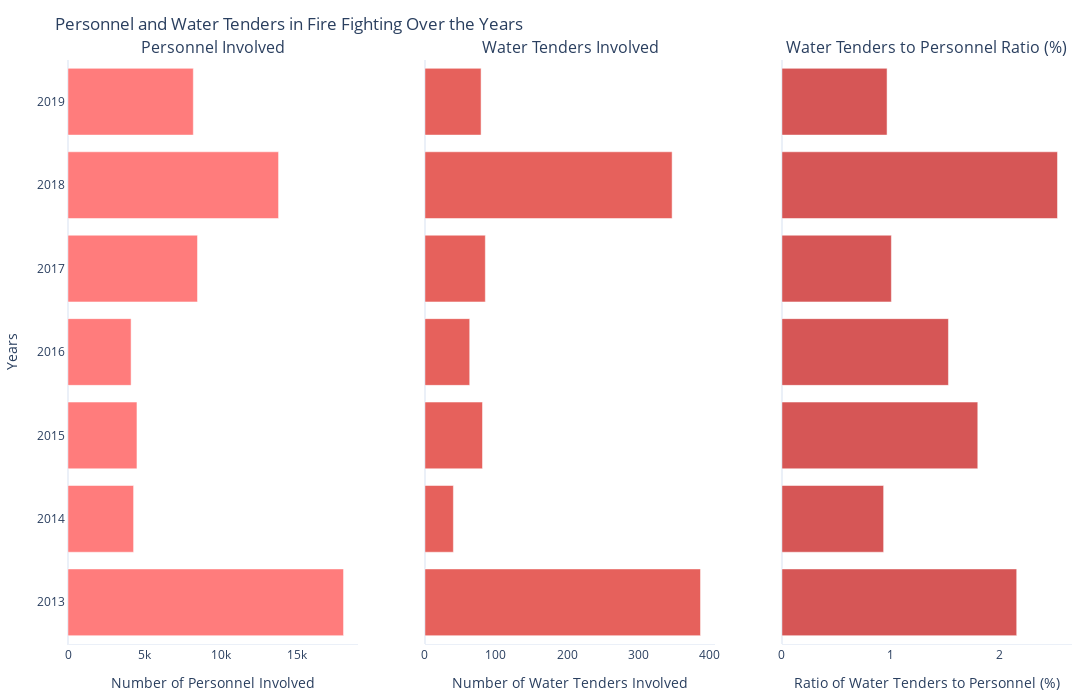

The code cell stored with this chart in its notebook:
### Markdown cell above
### Personnel involved in Firefighting

Now that we have seen how the severity of the wilfires have evolved over the years, the next question we need to address is - What about the personnel involved in putting out the fires ?

### Code cell
ratio = np.divide(cleaned_year_df['WaterTenders'], cleaned_year_df['PersonnelInvolved']) * 100
years = cleaned_year_df.index.astype(str)
fig3 = make_subplots(rows=1, cols=3, subplot_titles=[
    "Personnel Involved",
    "Water Tenders Involved",
    "Water Tenders to Personnel Ratio (%)"
], shared_yaxes=True)

fig3.add_trace(go.Bar(
    x=cleaned_year_df['PersonnelInvolved'],
    y=years,
    orientation='h',
    name="Personnel",
    marker=dict(color='rgba(255,80,80,0.75)'),
), row=1, col=1)

fig3.add_trace(go.Bar(
    x=cleaned_year_df['WaterTenders'],
    y=years,
    orientation='h',
    name="Water Tenders",
    marker=dict(color='rgba(222,45,38,0.75)'),
), row=1, col=2)

fig3.add_trace(go.Bar(
    x=ratio,
    y=years,
    orientation='h',
    name="Ratio (%)",
    marker=dict(color='rgba(200,30,30,0.75)'),
), row=1, col=3)

fig3.update_layout(
    height=700,
    width=1200,
    title_text="Personnel and Water Tenders in Fire Fighting Over the Years",
    showlegend=False,
    template="plotly_white",
    margin=dict(t=60, b=40, l=40, r=20),
    plot_bgcolor='white'
)

fig3.update_xaxes(title_text="Number of Personnel Involved", row=1, col=1, showgrid=False, showline=True, zeroline=True)
fig3.update_xaxes(title_text="Number of Water Tenders Involved", row=1, col=2, showgrid=False, showline=True, zeroline=True)
fig3.update_xaxes(title_text="Ratio of Water Tenders to Personnel (%)", row=1, col=3, showgrid=False, showline=True, zeroline=True)
fig3.update_yaxes(title_text="Years", row=1, col=1, showgrid=False, showline=True, zeroline=True)
fig3.show()

### Figure 1 — Plotly figure (JSON) as saved in the notebook; plotly's stock layout.template omitted (floating-point values rounded to 4 significant figures)
{"data": [{"marker": {"color": "rgba(255,80,80,0.75)"}, "name": "Personnel", "orientation": "h", "type": "bar", "x": [18020.0, 4289.0, 4509.0, 4125.0, 8468.0, 13770.0, 8194.0], "xaxis": "x", "y": ["2013", "2014", "2015", "2016", "2017", "2018", "2019"], "yaxis": "y"}, {"marker": {"color": "rgba(222,45,38,0.75)"}, "name": "Water Tenders", "orientation": "h", "type": "bar", "x": [388.0, 40.0, 81.0, 63.0, 85.0, 348.0, 79.0], "xaxis": "x2", "y": ["2013", "2014", "2015", "2016", "2017", "2018", "2019"], "yaxis": "y2"}, {"marker": {"color": "rgba(200,30,30,0.75)"}, "name": "Ratio (%)", "orientation": "h", "type": "bar", "x": [2.154, 0.9326, 1.796, 1.527, 1.004, 2.528, 0.9641], "xaxis": "x3", "y": ["2013", "2014", "2015", "2016", "2017", "2018", "2019"], "yaxis": "y3"}], "layout": {"annotations": [{"font": {"size": 16}, "showarrow": false, "text": "Personnel Involved", "x": 0.1444, "xanchor": "center", "xref": "paper", "y": 1, "yanchor": "bottom", "yref": "paper"}, {"font": {"size": 16}, "showarrow": false, "text": "Water Tenders Involved", "x": 0.5, "xanchor": "center", "xref": "paper", "y": 1, "yanchor": "bottom", "yref": "paper"}, {"font": {"size": 16}, "showarrow": false, "text": "Water Tenders to Personnel Ratio (%)", "x": 0.8556, "xanchor": "center", "xref": "paper", "y": 1, "yanchor": "bottom", "yref": "paper"}], "height": 700, "margin": {"b": 40, "l": 40, "r": 20, "t": 60}, "plot_bgcolor": "white", "showlegend": false, "title": {"text": "Personnel and Water Tenders in Fire Fighting Over the Years"}, "width": 1200, "xaxis": {"anchor": "y", "domain": [0, 0.2889], "showgrid": false, "showline": true, "title": {"text": "Number of Personnel Involved"}, "zeroline": true}, "xaxis2": {"anchor": "y2", "domain": [0.3556, 0.6444], "showgrid": false, "showline": true, "title": {"text": "Number of Water Tenders Involved"}, "zeroline": true}, "xaxis3": {"anchor": "y3", "domain": [0.7111, 1], "showgrid": false, "showline": true, "title": {"text": "Ratio of Water Tenders to Personnel (%)"}, "zeroline": true}, "yaxis": {"anchor": "x", "domain": [0, 1], "showgrid": false, "showline": true, "title": {"text": "Years"}, "zeroline": true}, "yaxis2": {"anchor": "x2", "domain": [0, 1], "matches": "y", "showticklabels": false}, "yaxis3": {"anchor": "x3", "domain": [0, 1], "matches": "y", "showticklabels": false}}}
